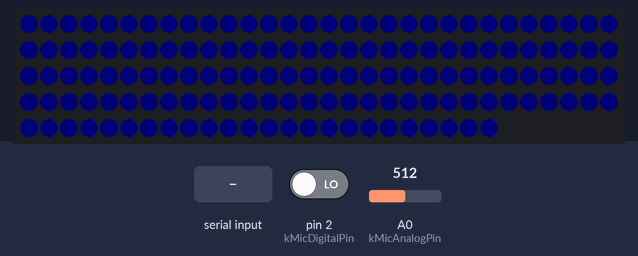
The sketch below on a simulated Arduino Uno, built with avr-gcc and run on an emulated ATmega328P. Parts: 144 RGB LEDs in strip order, left to right, continuing on the next row. Inputs (shaded band) come from the test bench; at power-on: pin 2 (kMicDigitalPin) LOW, A0 (kMicAnalogPin) = 512. Dim RGB values are drawn brighter than linear; what the sketch prints to the serial monitor is not drawn.

Above: at 1.2 s.
1.3 s: "c" received over Serial
At 2.0 s:
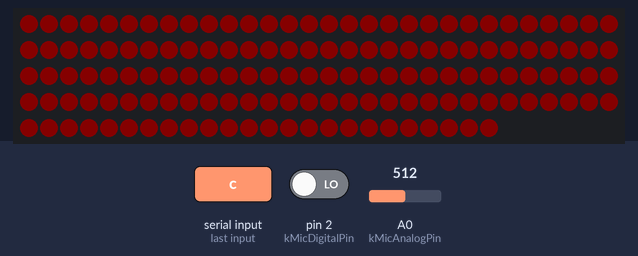
Timing chart, 0 to 4.3 s (numbered marks = the images above; inputs shaded):
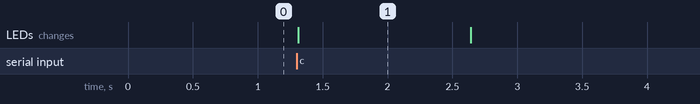

Measured:
- what the display in image 1 shows lasts 1.3 s, from 1.3 s to 2.6 s

The sketch:

KY037TrimTuner.ino
```cpp
#include <Adafruit_NeoPixel.h>
#include <Arduino.h>

// KY037TrimTuner.ino
// Purpose: help tune the blue KY-037 trimmer/potentiometer.
//
// Wiring:
//   KY-037 AO  -> A0
//   KY-037 D0  -> D2  (optional but strongly recommended for trimmer tuning)
//   KY-037 GND -> Arduino GND
//   KY-037 VCC -> Arduino 5V
//   NeoPixel data -> D6
//
// What to do:
//   1. Open Serial Monitor at 115200 baud.
//   2. Mark the current trimmer position before turning.
//   3. Every 10 seconds the strip turns red.
//   4. Clap once when it turns red.
//   5. Read the TRIM_TRIAL summary line.
//
// Why this sketch exists:
//   The KY-037 blue trimmer usually adjusts the digital comparator threshold
//   for D0, not the analog AO amplitude. This sketch watches both AO and D0
//   so you can see whether turning the screw actually helps the usable signal.

namespace Pins {
constexpr uint8_t kMicAnalogPin = A0;
constexpr uint8_t kMicDigitalPin = 2;
constexpr uint8_t kStripPin = 6;
}

constexpr uint16_t kPixels = 144;
constexpr uint8_t kBrightness = 24;

constexpr uint16_t kPreSamples = 256;
constexpr uint16_t kPostSamples = 1280;
constexpr uint16_t kWindowSamples = 12;
constexpr uint32_t kSampleUs = 1000;
constexpr uint32_t kTrialIntervalMs = 10000;

Adafruit_NeoPixel gStrip(kPixels, Pins::kStripPin, NEO_GRBW + NEO_KHZ800);

struct PreSample {
  uint16_t raw;
  uint8_t d0;
};

PreSample gPre[kPreSamples];
uint16_t gPreHead = 0;
bool gPreFilled = false;
uint32_t gLastSampleUs = 0;
uint32_t gLastTrialMs = 0;
uint16_t gTrial = 0;

static void fillStrip(uint8_t r, uint8_t g, uint8_t b, uint8_t w = 0) {
  for (uint16_t i = 0; i < kPixels; ++i) {
    gStrip.setPixelColor(i, gStrip.Color(r, g, b, w));
  }
  gStrip.show();
}

static void samplePreRingIfDue() {
  const uint32_t nowUs = micros();
  if (nowUs - gLastSampleUs < kSampleUs) return;
  gLastSampleUs += kSampleUs;

  gPre[gPreHead].raw = analogRead(Pins::kMicAnalogPin);
  gPre[gPreHead].d0 = digitalRead(Pins::kMicDigitalPin) ? 1 : 0;
  gPreHead = (gPreHead + 1) % kPreSamples;
  if (gPreHead == 0) gPreFilled = true;
}

static uint16_t preIndexOldest(uint16_t i) {
  // Return the ring index for the i-th oldest pre sample.
  return (gPreHead + i) % kPreSamples;
}

static void runTrial() {
  if (!gPreFilled) return;

  ++gTrial;

  uint32_t preSum = 0;
  uint16_t preMin = 1023;
  uint16_t preMax = 0;
  uint16_t preD0High = 0;
  uint16_t preD0Low = 0;
  uint16_t preD0Edges = 0;
  uint8_t prevPreD0 = gPre[preIndexOldest(0)].d0;

  for (uint16_t i = 0; i < kPreSamples; ++i) {
    const PreSample &s = gPre[preIndexOldest(i)];
    preSum += s.raw;
    if (s.raw < preMin) preMin = s.raw;
    if (s.raw > preMax) preMax = s.raw;
    if (s.d0) ++preD0High; else ++preD0Low;
    if (i > 0 && s.d0 != prevPreD0) ++preD0Edges;
    prevPreD0 = s.d0;
  }

  const float baseline = static_cast<float>(preSum) / static_cast<float>(kPreSamples);

  float preDevSum = 0.0f;
  float preDevMax = 0.0f;
  for (uint16_t i = 0; i < kPreSamples; ++i) {
    const float dev = fabsf(static_cast<float>(gPre[preIndexOldest(i)].raw) - baseline);
    preDevSum += dev;
    if (dev > preDevMax) preDevMax = dev;
  }
  const float preDevMean = preDevSum / static_cast<float>(kPreSamples);
  const uint16_t preP2P = preMax - preMin;

  fillStrip(90, 0, 0, 0);  // red cue: clap now

  uint16_t postMin = 1023;
  uint16_t postMax = 0;
  float postPeakDev = 0.0f;
  int16_t postPeakDevMs = -1;
  uint16_t postD0High = 0;
  uint16_t postD0Low = 0;
  uint16_t postD0Edges = 0;
  int16_t firstD0EdgeMs = -1;
  uint8_t prevD0 = digitalRead(Pins::kMicDigitalPin) ? 1 : 0;

  uint16_t win[kWindowSamples];
  uint8_t winCount = 0;
  uint8_t winHead = 0;
  uint16_t postP2PMax = 0;
  int16_t postP2PMaxMs = -1;

  uint32_t nextSampleUs = micros();
  for (uint16_t i = 0; i < kPostSamples; ++i) {
    while (static_cast<int32_t>(micros() - nextSampleUs) < 0) {
      // tight wait for fixed cadence
    }
    nextSampleUs += kSampleUs;

    const uint16_t raw = analogRead(Pins::kMicAnalogPin);
    const uint8_t d0 = digitalRead(Pins::kMicDigitalPin) ? 1 : 0;

    if (raw < postMin) postMin = raw;
    if (raw > postMax) postMax = raw;

    const float dev = fabsf(static_cast<float>(raw) - baseline);
    if (dev > postPeakDev) {
      postPeakDev = dev;
      postPeakDevMs = static_cast<int16_t>(i);
    }

    if (d0) ++postD0High; else ++postD0Low;
    if (d0 != prevD0) {
      ++postD0Edges;
      if (firstD0EdgeMs < 0) firstD0EdgeMs = static_cast<int16_t>(i);
    }
    prevD0 = d0;

    win[winHead] = raw;
    winHead = (winHead + 1) % kWindowSamples;
    if (winCount < kWindowSamples) ++winCount;

    uint16_t wMin = 1023;
    uint16_t wMax = 0;
    for (uint8_t j = 0; j < winCount; ++j) {
      if (win[j] < wMin) wMin = win[j];
      if (win[j] > wMax) wMax = win[j];
    }
    const uint16_t p2p = wMax - wMin;
    if (p2p > postP2PMax) {
      postP2PMax = p2p;
      postP2PMaxMs = static_cast<int16_t>(i);
    }
  }

  fillStrip(0, 0, 28, 0);  // blue standby

  Serial.print("TRIM_TRIAL,");
  Serial.print(gTrial);
  Serial.print(",baseline,"); Serial.print(baseline, 2);
  Serial.print(",pre_raw_min,"); Serial.print(preMin);
  Serial.print(",pre_raw_max,"); Serial.print(preMax);
  Serial.print(",pre_p2p,"); Serial.print(preP2P);
  Serial.print(",pre_dev_mean,"); Serial.print(preDevMean, 2);
  Serial.print(",pre_dev_max,"); Serial.print(preDevMax, 2);
  Serial.print(",post_raw_min,"); Serial.print(postMin);
  Serial.print(",post_raw_max,"); Serial.print(postMax);
  Serial.print(",post_peak_dev,"); Serial.print(postPeakDev, 2);
  Serial.print(",post_peak_dev_ms,"); Serial.print(postPeakDevMs);
  Serial.print(",post_p2p_max,"); Serial.print(postP2PMax);
  Serial.print(",post_p2p_ms,"); Serial.print(postP2PMaxMs);
  Serial.print(",pre_d0_high,"); Serial.print(preD0High);
  Serial.print(",pre_d0_low,"); Serial.print(preD0Low);
  Serial.print(",pre_d0_edges,"); Serial.print(preD0Edges);
  Serial.print(",post_d0_high,"); Serial.print(postD0High);
  Serial.print(",post_d0_low,"); Serial.print(postD0Low);
  Serial.print(",post_d0_edges,"); Serial.print(postD0Edges);
  Serial.print(",first_d0_edge_ms,"); Serial.println(firstD0EdgeMs);

  Serial.print("READ_ME,");
  Serial.print(gTrial);
  Serial.print(",analog_lift,"); Serial.print(postPeakDev - preDevMax, 2);
  Serial.print(",d0_was_quiet,"); Serial.print(preD0Edges == 0 ? 1 : 0);
  Serial.print(",d0_changed_after_cue,"); Serial.print(postD0Edges > 0 ? 1 : 0);
  Serial.println(",goal,D0 quiet before cue and changes on clap; analog_lift should be positive");

  // Reset the pre-ring timing after the blocking capture.
  gLastSampleUs = micros();
}

void setup() {
  Serial.begin(115200);
  pinMode(Pins::kMicAnalogPin, INPUT);
  pinMode(Pins::kMicDigitalPin, INPUT);

  gStrip.begin();
  gStrip.setBrightness(kBrightness);
  fillStrip(0, 0, 28, 0);

  gLastSampleUs = micros();
  gLastTrialMs = millis();

  Serial.println("KY037 Trim Tuner");
  Serial.println("AO -> A0, optional but recommended D0 -> D2, strip -> D6");
  Serial.println("Every 10s: red cue = clap once. Turn the blue trimmer in small increments.");
  Serial.println("Goal: D0 quiet before cue, D0 changes on clap, analog_lift positive.");
  Serial.println("Send 'c' in Serial Monitor to force a trial immediately after pre-buffer fills.");
}

void loop() {
  samplePreRingIfDue();

  const uint32_t now = millis();
  if (Serial.available()) {
    const char c = Serial.read();
    if (c == 'c' || c == 'C') {
      runTrial();
      gLastTrialMs = millis();
      return;
    }
  }

  if (now - gLastTrialMs >= kTrialIntervalMs) {
    runTrial();
    gLastTrialMs = millis();
  }
}
```
